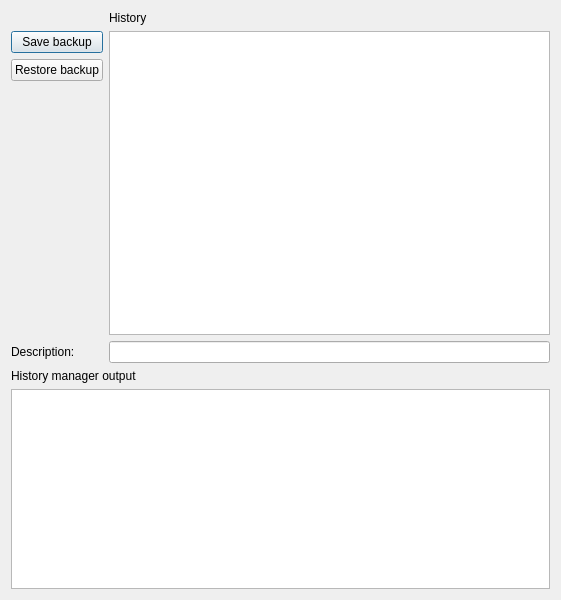
<?xml version="1.0" encoding="UTF-8"?>
<ui version="4.0">
 <class>GitManager</class>
 <widget class="QDialog" name="GitManager">
  <property name="geometry">
   <rect>
    <x>0</x>
    <y>0</y>
    <width>561</width>
    <height>600</height>
   </rect>
  </property>
  <property name="minimumSize">
   <size>
    <width>490</width>
    <height>500</height>
   </size>
  </property>
  <property name="windowTitle">
   <string>Backup and History Browser</string>
  </property>
  <layout class="QVBoxLayout" name="verticalLayout_2">
   <item>
    <layout class="QGridLayout" name="gridLayout">
     <item row="1" column="1">
      <widget class="QListWidget" name="listHistory">
       <property name="verticalScrollBarPolicy">
        <enum>Qt::ScrollBarAsNeeded</enum>
       </property>
      </widget>
     </item>
     <item row="0" column="1">
      <widget class="QLabel" name="labelHistory">
       <property name="text">
        <string>History</string>
       </property>
      </widget>
     </item>
     <item row="1" column="0">
      <layout class="QVBoxLayout" name="verticalLayout">
       <item>
        <widget class="QPushButton" name="btnSaveBackup">
         <property name="text">
          <string>Save backup</string>
         </property>
        </widget>
       </item>
       <item>
        <widget class="QPushButton" name="btnRestoreBackup">
         <property name="text">
          <string>Restore backup</string>
         </property>
        </widget>
       </item>
       <item>
        <spacer name="verticalSpacer">
         <property name="orientation">
          <enum>Qt::Vertical</enum>
         </property>
         <property name="sizeHint" stdset="0">
          <size>
           <width>20</width>
           <height>40</height>
          </size>
         </property>
        </spacer>
       </item>
      </layout>
     </item>
     <item row="2" column="1">
      <widget class="QLineEdit" name="editDescription"/>
     </item>
     <item row="2" column="0">
      <widget class="QLabel" name="labelDescription">
       <property name="text">
        <string>Description:</string>
       </property>
      </widget>
     </item>
    </layout>
   </item>
   <item>
    <widget class="QLabel" name="labelOutput">
     <property name="text">
      <string>History manager output</string>
     </property>
    </widget>
   </item>
   <item>
    <widget class="QPlainTextEdit" name="editOutput">
     <property name="maximumSize">
      <size>
       <width>16777215</width>
       <height>200</height>
      </size>
     </property>
     <property name="focusPolicy">
      <enum>Qt::NoFocus</enum>
     </property>
     <property name="readOnly">
      <bool>true</bool>
     </property>
    </widget>
   </item>
  </layout>
 </widget>
 <resources/>
 <connections/>
</ui>
